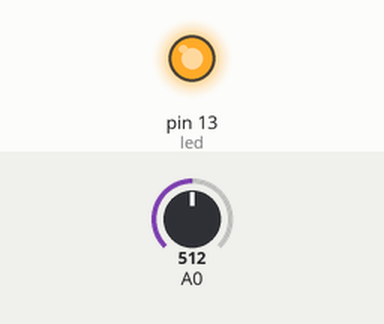
Recording of a sketch running on a simulated Arduino Uno, built with avr-gcc and run on an emulated ATmega328P. Shown: output pins drawn as LEDs (lit = HIGH). The inputs (shaded band) are chosen by the test bench; at power-on: A0 = 512.

Above: at 8.6 s.
8.7 s: A0 set to 122
At 12.6 s:
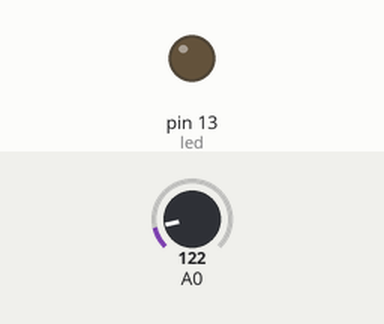
16.5 s: A0 set to 0
Timing chart, 0 to 30.3 s (numbered marks = the images above; inputs shaded):
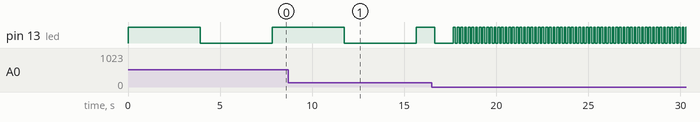

Measured:
- by itself, pin 13 (led): repeats every 0.20 s: HIGH 0.10 s, LOW 0.10 s

The sketch:

blinking_LED_pot.ino
```cpp
const int led =  13;      // пин со светодиодом
int p;

void setup() {
  pinMode(led, OUTPUT);
  pinMode(A0, INPUT);
}

void loop()
{
  p = analogRead(A0);
  p = map(p, 0, 255, 100, 2000);
  digitalWrite(led, 1);
  delay(p);
  digitalWrite(led, 0);
  delay(p);
}
```
